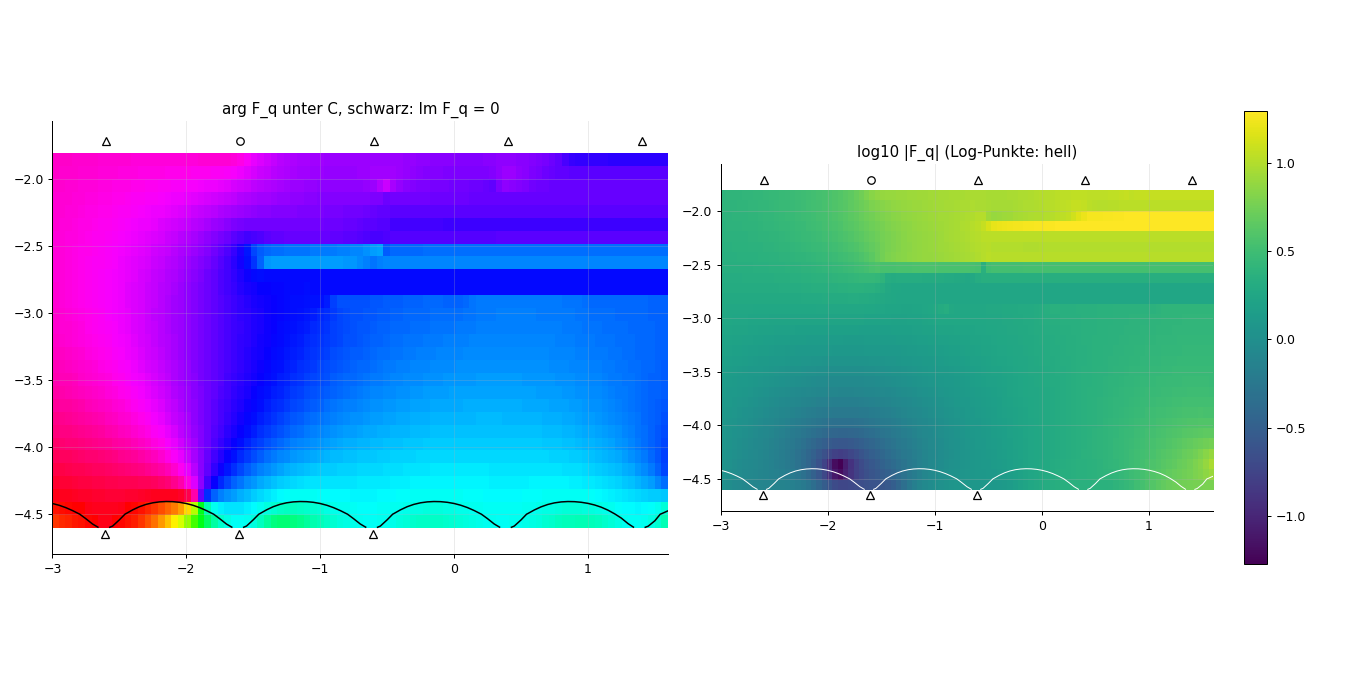

Python code for this plot:
"""Reelle Menge von F_q UNTERHALB der Kneser-Kurve C (ein Streifen der Höhe Im Π): Zeilen waagrecht von Re ζ = −7 (dort F_q ≈ q,
 Hauptzweig richtig) nach rechts, mit Blattverfolgung. Schnitte von Singularitäten laufen so nach links; die Zeilen unter C kreuzen keine
 der Ecken von C. Frage: Gibt es dort Log-Punkte von F_q, deren reeller Strahl eine +1-invariante Kurve bildet?
 Aufruf: karte_unten.py dy
"""
import sys, time
HIER = r"D:/Users/janis/Documents/Matura/tetration-graph/experimente"
sys.path.insert(0, HIER + "/prototypen_hexation")
sys.path.insert(0, HIER)
import numpy as np
import mpmath as mp
import matplotlib
matplotlib.use("Agg")
import matplotlib.pyplot as plt
from blatt import BlattPentation, verfolge
from hexq import HexQ
from stufen import psi_wert
mp.mp.dps = 30
t0 = time.time()
HQ = HexQ("2", mp.mpf("-1.7439"), mp.mpc("-1.99294843593232", "1.44512849663921"))
BP = BlattPentation("2")
PI_ = 2j * mp.pi / HQ.lnmu
zeta_c = mp.mpc("0.4031293", "-1.7097883")
dy = float(sys.argv[1]) if len(sys.argv) > 1 else 0.1
DX = 0.05
LINKS = -7.0
xs = np.arange(-3.0, 1.6 + 1e-9, DX)
ys = np.arange(-4.6, -1.8 + 1e-9, dy)


def F_weg(zetas, n):
    w = [psi_wert(HQ.q, HQ.psi, mp.exp((z - n) * HQ.lnmu)) for z in zetas]
    sp = [mp.mpf(0)] * len(zetas)
    for _ in range(n):
        w, s_ = BP.P_pfad(w)
        sp = [max(a, b) for a, b in zip(sp, s_)]
    return w, sp


Z = np.full((len(ys), len(xs)), np.nan + 0j)
SPR = np.zeros(len(ys))
for i, y in enumerate(ys):
    weg = [mp.mpc(LINKS + k * DX, y) for k in range(int(round((xs[-1] - LINKS) / DX)) + 1)]
    n = max(0, max(int(mp.ceil(mp.re((mp.log(abs(mp.exp(z * HQ.lnmu))) - mp.log(HQ.rlok)) / mp.re(HQ.lnmu)))) for z in weg)) + 1
    try:
        p, w, sm = verfolge(weg, lambda zz: F_weg(zz, n), runden=7)
    except Exception as e:
        print(f"  Zeile y = {y:.2f}: {type(e).__name__} {str(e)[:60]}", flush=True)
        continue
    SPR[i] = float(sm)
    werte = {round(float(mp.re(z)), 6): complex(v) for z, v in zip(p, w)}
    for j, x in enumerate(xs):
        v = werte.get(round(float(x), 6))
        if v is not None:
            Z[i, j] = v
    print(f"[{time.time() - t0:6.0f}s] Zeile {i + 1}/{len(ys)} (y = {y:.2f}), n = {n}, {len(p)} Punkte, Sprung {mp.nstr(sm, 3)}", flush=True)
np.savez(HIER + "/prototypen_hexation/karte_unten.npz", xs=xs, ys=ys, Z=Z, spr=SPR)
fig, ax = plt.subplots(1, 2, figsize=(15, 7.5))
ax[0].imshow(np.angle(Z), origin="lower", extent=[xs[0], xs[-1], ys[0], ys[-1]], cmap="hsv", aspect="equal")
ax[0].contour(xs, ys, Z.imag, levels=[0], colors="k", linewidths=1.2)
ax[0].set_title("arg F_q unter C, schwarz: Im F_q = 0")
lg = np.log10(np.abs(Z) + 1e-300).clip(-2, 3)
im1 = ax[1].imshow(lg, origin="lower", extent=[xs[0], xs[-1], ys[0], ys[-1]], cmap="viridis", aspect="equal")
ax[1].contour(xs, ys, Z.imag, levels=[0], colors="w", linewidths=0.8)
ax[1].set_title("log10 |F_q| (Log-Punkte: hell)")
plt.colorbar(im1, ax=ax[1], shrink=0.7)
for a in ax:
    for k in (0, -1):
        for m in range(-2, 5):
            z = complex(zeta_c - 2 + m + k * PI_)
            if xs[0] <= z.real <= xs[-1] and ys[0] - 0.3 <= z.imag <= ys[-1] + 0.3:
                a.plot(z.real, z.imag, "wo" if m == 0 else "w^", ms=6, mec="k")
plt.tight_layout()
plt.savefig(HIER + "/prototypen_hexation/karte_unten.png", dpi=90)
print(f"fertig [{time.time() - t0:.0f}s]", flush=True)
